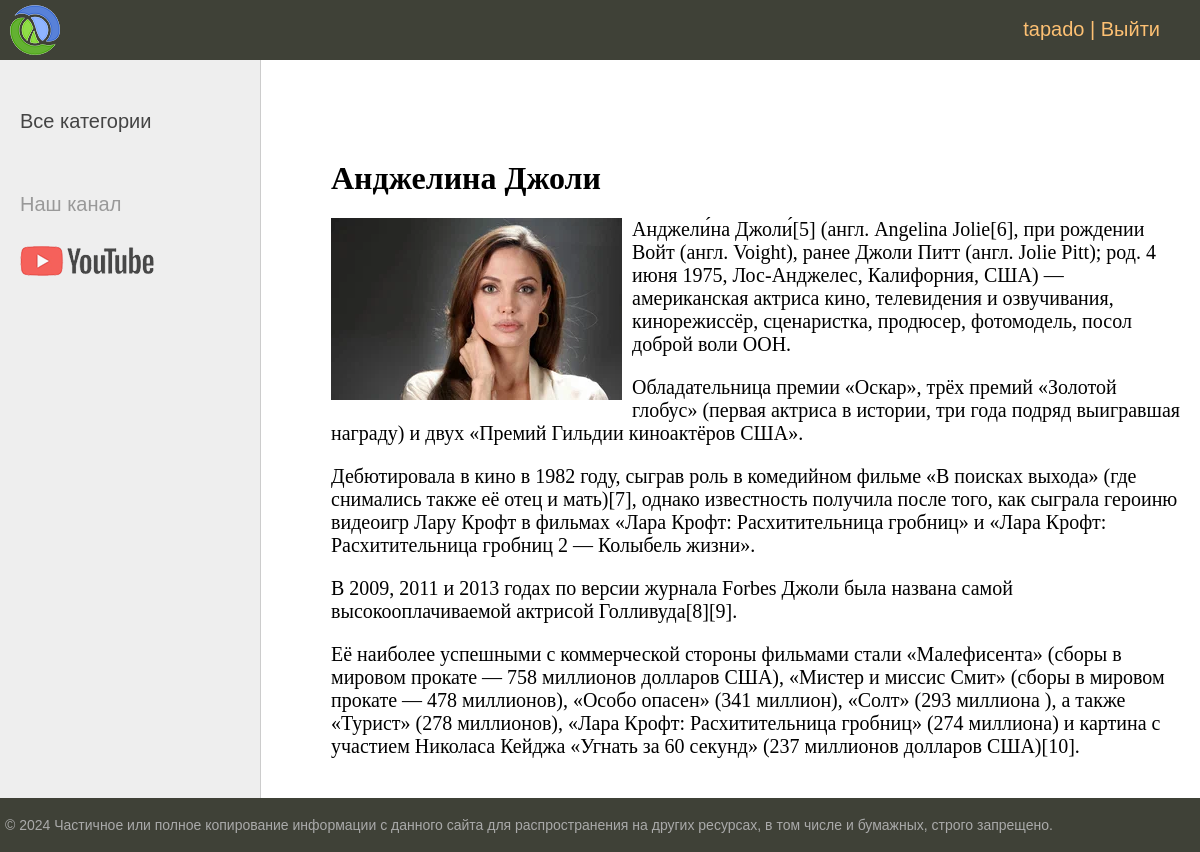
The app's page /post/andzhelina-dzholi/ (signed in) with its own data.
### women/models.py (models this page shows, shortened)
class Women(models.Model):
    title = models.CharField(max_length=255, verbose_name="Заголовок")
    slug = models.SlugField(max_length=255, unique=True, db_index=True, verbose_name='URL')
    content = models.TextField(blank=True, verbose_name="Текст статьи")
    photo = models.ImageField(upload_to="photos/%Y/%m/%d/", verbose_name="Фото")
    time_create = models.DateTimeField(auto_now_add=True, verbose_name="Время создания")
    time_update = models.DateTimeField(auto_now=True, verbose_name="Время изменения")
    is_published = models.BooleanField(default=True, verbose_name="Публикация")
    cat = models.ForeignKey('Category', on_delete=models.PROTECT, verbose_name="Категории")
    class Meta:
        verbose_name = 'Известные женщины'
        verbose_name_plural = 'Известные женщины'
        ordering = ['-time_create', 'title']

### women/views.py (the view)
# urls.py: path('post/<slug:post_slug>/', ShowPost.as_view(), name='post'),
class ShowPost(DataMixin, DetailView):
    model = Women
    template_name = 'women/post.html'
    slug_url_kwarg = 'post_slug'
    context_object_name = 'post'
    def get_context_data(self, *, object_list=None, **kwargs):
        context = super().get_context_data(**kwargs)
        c_def = self.get_user_context(title=context['post'])
        return dict(list(context.items()) + list(context.items()))

### women/utils.py (called while the page is built)
    def get_user_context(self, **kwargs):
        context= kwargs
        cats = Category.objects.annotate(Count('women'))
        user_menu = menu.copy()
        if not self.request.user.is_authenticated:
            user_menu.pop(1)
        context['menu'] = user_menu
        context['cats'] = cats
        if 'cat_selectes' not in context:
            context['cat_selected'] = 0
        return context

### women/templates/women/post.html
{% extends 'women/base.html' %}
{% block content %}
<h1>{{post.title}}</h1>
{% if post.photo %}
<p><img class='img-article-left' src='{{post.photo.url}}'></p>
{% endif %}
{{post.content|linebreaks}}
{% endblock %}

### women/templates/women/base.html (shortened to what this page needs)
{% load static %}
{% load women_tags %}
<!DOCTYPE html>
<html>
<head>
	<link type="text/css" href="{% static 'women/css/styles.css' %}" rel="stylesheet" />
</head>
<body>
<table class="table-page" border=0 cellpadding="0" cellspacing="0">
<tr><td valign=top>
{% block mainmenu %}
		<div class="header">
			<ul id="mainmenu" class="mainmenu">
			<li class="logo"><a href="{% url 'home' %}"><div class="logo"></div></a></li>
				{% if request.user.is_authenticated %}
				<li class='last'> {{ user.username }} | <a href="{% url 'logout' %}">Выйти</a></li>
				{% else %}
				<li class="last "><a href="{% url 'register' %}">Регистрация</a> | <a href="{% url 'login' %}">Войти</a></li>
				{% endif %}
			</ul>
		</div>
{% endblock mainmenu %}
<table class="table-content" border=0 cellpadding="0" cellspacing="0">
<tr>
	<td valign="top" class="left-chapters">
	<ul id="leftchapters">
{% if cat_selected == 0 %}
        <li class='selected'>Все категории</li>
{% else %}
        <li><a href="{% url 'home' %}">Все категории</a></li>
{% endif %}
		<li class="share">
		<p>Наш канал</p>
		<a class="share-yt" href="https://www.youtube.com/watch?v=uc8Rv4TBUc8" target="_blank" rel="nofollow"></a>
		</li>
	</ul>
</td>
<td valign="top" class="content">
	<div class="content-text">
{% block content %}
{% endblock %}
	</div>
</td></tr></table>
</td></tr>
<tr><td valign=top>
	<div id="footer">
		<p>&copy; 2024 Частичное или полное копирование информации с данного сайта для распространения на других ресурсах, в том числе и бумажных, строго запрещено.</p>
	</div>
</td></tr></table>
</body>
</html>

### women/static/women/css/styles.css (style rules this page uses)
html, body { font-family: 'Arial'; margin: 0; padding: 0; height: 100%; width: 100%; color: #444; }
a { color: #0059b2; text-decoration: none; }
img { max-width: 600px; height: auto; }
img.img-article-left { max-width: 300px; height: auto; float: left; padding: 0 10px 10px 0; }
.table-page { width: 100%; height: 100%; vertical-align: top; }
.table-page tr { height: 100%; }
.header { background: #3F4137; height: 60px; }
.logo { background: url('../images/logo.png') no-repeat 10px 5px; width: 70px; height: 60px; }
ul.mainmenu { list-style: none; margin: 0; padding: 0; height: 60px; color: #fdc073; font-size: 20px; overflow: hidden; }
ul.mainmenu li { float: left; margin: 18px 40px 0 30px; }
ul.mainmenu li.logo { margin: 0; }
ul.mainmenu li.last { float: right; }
ul.mainmenu li a { color: #fdc073; text-decoration: none; }
.table-content { width: 100%; min-height: 100%; height: 100%; }
.left-chapters { margin: 0; background: #eee; border-right: 1px solid #ccc; min-height: 100%; }
.left-chapters ul { width: 230px; min-height: 100%; margin: 0; padding: 20px 10px 10px 20px; list-style: none; font-size: 20px; }
.left-chapters ul li { margin: 30px 0 0 0; color: #999; }
.left-chapters ul li a { color: #444; text-decoration: none; }
.left-chapters ul li.share { margin: 60px 0 0 0; }
.left-chapters ul li.share p { margin: 30px 0 30px 0; }
.left-chapters ul li.share a { display: inline-block; width: 40px; height: 40px; margin: 0 20px 0 0; }
.left-chapters ul li.share a.share-yt { width: 100%; height: 30px; background: url('../images/share_yt.png') no-repeat 0 0 }
.content { padding: 40px 20px 20px 40px; width: 100%; box-sizing: border-box; }
.content-text { margin: 60px 0 0 30px; color: #000; font-size: 20px; font-family: Yandex Sans Display Light; }
.content-text h1 { font-size: 32px; }
#footer { box-sizing: border-box; background: #3F4137; padding: 5px; color: #aaa; font-size: 14px; font-family: Verdana, Geneva, Arial, Helvetica; text-align: left; overflow: hidden; }

### records on screen
Women: title "Анджелина Джоли", photo (picture), content "Анджели́на Джоли́[5] (англ. Angelina Jolie[6], при рождении Войт (англ. Voight), ранее Джоли Питт (англ. Jolie Pitt); род. 4 июня 1975, Лос-Анджелес, Калифорния, США) — американская актриса кино, телевидения и озвучивания, кинорежиссёр, сценаристка, продюсер, фотомодель, посол доброй воли ООН. Обладательница премии «Оскар», трёх премий «Золотой глобус» (первая актриса в истории, три года подряд выигравшая награду) и двух «Премий Гильдии киноактёров США». Дебютировала в кино в 1982 году, сыграв роль в комедийном фильме «В поисках выхода» (где снимались также её отец и мать)[7], однако известность получила после того, как сыграла героиню видеоигр Лару Крофт в фильмах «Лара Крофт:…"

### other values on screen
{{ user.username }} "tapado"
